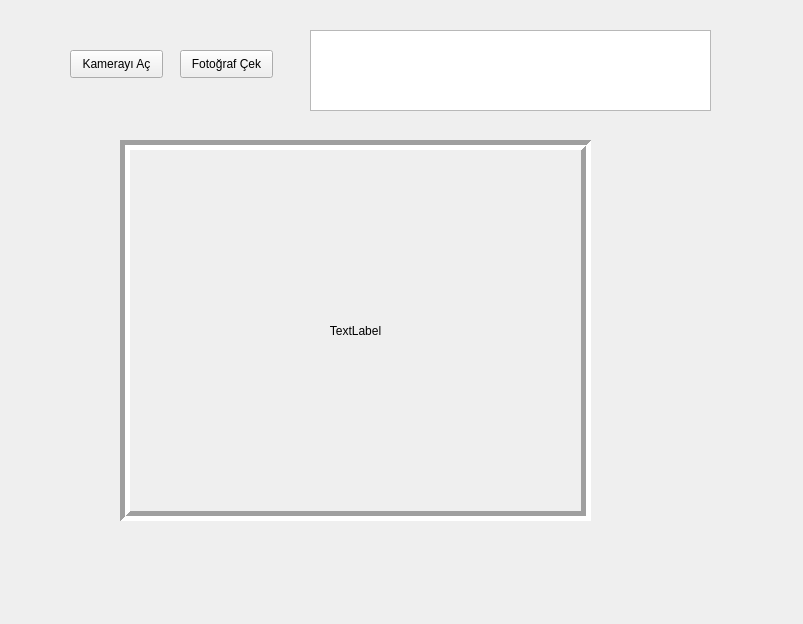
<?xml version="1.0" encoding="UTF-8"?>
<ui version="4.0">
 <class>Kamera_Formu</class>
 <widget class="QWidget" name="Kamera_Formu">
  <property name="geometry">
   <rect>
    <x>0</x>
    <y>0</y>
    <width>803</width>
    <height>624</height>
   </rect>
  </property>
  <property name="windowTitle">
   <string>Form</string>
  </property>
  <widget class="QPushButton" name="btn_open">
   <property name="geometry">
    <rect>
     <x>70</x>
     <y>50</y>
     <width>93</width>
     <height>28</height>
    </rect>
   </property>
   <property name="text">
    <string>Kamerayı Aç</string>
   </property>
  </widget>
  <widget class="QPushButton" name="btn_fotoCekimi">
   <property name="geometry">
    <rect>
     <x>180</x>
     <y>50</y>
     <width>93</width>
     <height>28</height>
    </rect>
   </property>
   <property name="text">
    <string>Fotoğraf Çek</string>
   </property>
  </widget>
  <widget class="QTextBrowser" name="TEXT">
   <property name="geometry">
    <rect>
     <x>310</x>
     <y>30</y>
     <width>401</width>
     <height>81</height>
    </rect>
   </property>
  </widget>
  <widget class="QLabel" name="label_image">
   <property name="geometry">
    <rect>
     <x>120</x>
     <y>140</y>
     <width>471</width>
     <height>381</height>
    </rect>
   </property>
   <property name="frameShape">
    <enum>QFrame::Box</enum>
   </property>
   <property name="frameShadow">
    <enum>QFrame::Sunken</enum>
   </property>
   <property name="lineWidth">
    <number>5</number>
   </property>
   <property name="text">
    <string>TextLabel</string>
   </property>
   <property name="alignment">
    <set>Qt::AlignCenter</set>
   </property>
  </widget>
 </widget>
 <resources/>
 <connections/>
</ui>
